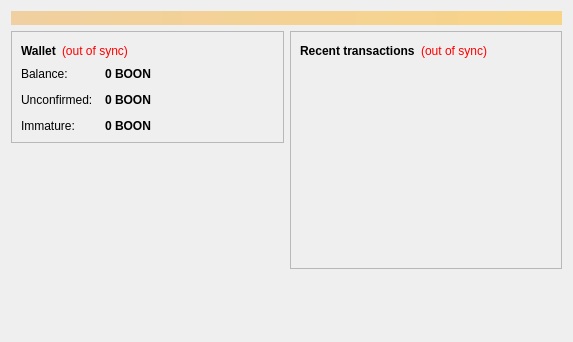
<?xml version="1.0" encoding="UTF-8"?>
<ui version="4.0">
 <class>OverviewPage</class>
 <widget class="QWidget" name="OverviewPage">
  <property name="geometry">
   <rect>
    <x>0</x>
    <y>0</y>
    <width>573</width>
    <height>342</height>
   </rect>
  </property>
  <property name="windowTitle">
   <string>Form</string>
  </property>
  <layout class="QVBoxLayout" name="topLayout">
   <item>
    <widget class="QLabel" name="labelAlerts">
     <property name="visible">
      <bool>false</bool>
     </property>
     <property name="styleSheet">
      <string notr="true">background-color: qlineargradient(x1: 0, y1: 0, x2: 1, y2: 0, stop:0 #F0D0A0, stop:1 #F8D488); color:#000000;</string>
     </property>
     <property name="wordWrap">
      <bool>true</bool>
     </property>
     <property name="margin">
      <number>3</number>
     </property>
    </widget>
   </item>
   <item>
    <layout class="QHBoxLayout" name="horizontalLayout" stretch="1,1">
     <item>
      <layout class="QVBoxLayout" name="verticalLayout_2">
       <item>
        <widget class="QFrame" name="frame">
         <property name="frameShape">
          <enum>QFrame::StyledPanel</enum>
         </property>
         <property name="frameShadow">
          <enum>QFrame::Raised</enum>
         </property>
         <layout class="QVBoxLayout" name="verticalLayout_4">
          <item>
           <layout class="QHBoxLayout" name="horizontalLayout_4">
            <item>
             <widget class="QLabel" name="label_5">
              <property name="font">
               <font>
                <weight>75</weight>
                <bold>true</bold>
               </font>
              </property>
              <property name="text">
               <string>Wallet</string>
              </property>
             </widget>
            </item>
            <item>
             <widget class="QLabel" name="labelWalletStatus">
              <property name="toolTip">
               <string>The displayed information may be out of date. Your wallet automatically synchronizes with the Boondollar network after a connection is established, but this process has not completed yet.</string>
              </property>
              <property name="styleSheet">
               <string notr="true">QLabel { color: red; }</string>
              </property>
              <property name="text">
               <string notr="true">(out of sync)</string>
              </property>
              <property name="alignment">
               <set>Qt::AlignLeading|Qt::AlignLeft|Qt::AlignVCenter</set>
              </property>
             </widget>
            </item>
            <item>
             <spacer name="horizontalSpacer_2">
              <property name="orientation">
               <enum>Qt::Horizontal</enum>
              </property>
              <property name="sizeHint" stdset="0">
               <size>
                <width>40</width>
                <height>20</height>
               </size>
              </property>
             </spacer>
            </item>
           </layout>
          </item>
          <item>
           <layout class="QFormLayout" name="formLayout_2">
            <property name="fieldGrowthPolicy">
             <enum>QFormLayout::AllNonFixedFieldsGrow</enum>
            </property>
            <property name="horizontalSpacing">
             <number>12</number>
            </property>
            <property name="verticalSpacing">
             <number>12</number>
            </property>
            <item row="0" column="0">
             <widget class="QLabel" name="label">
              <property name="text">
               <string>Balance:</string>
              </property>
             </widget>
            </item>
            <item row="0" column="1">
             <widget class="QLabel" name="labelBalance">
              <property name="font">
               <font>
                <weight>75</weight>
                <bold>true</bold>
               </font>
              </property>
              <property name="cursor">
               <cursorShape>IBeamCursor</cursorShape>
              </property>
              <property name="toolTip">
               <string>Your current balance</string>
              </property>
              <property name="text">
               <string notr="true">0 BOON</string>
              </property>
              <property name="textInteractionFlags">
               <set>Qt::LinksAccessibleByMouse|Qt::TextSelectableByKeyboard|Qt::TextSelectableByMouse</set>
              </property>
             </widget>
            </item>
            <item row="1" column="0">
             <widget class="QLabel" name="label_3">
              <property name="text">
               <string>Unconfirmed:</string>
              </property>
             </widget>
            </item>
            <item row="1" column="1">
             <widget class="QLabel" name="labelUnconfirmed">
              <property name="font">
               <font>
                <weight>75</weight>
                <bold>true</bold>
               </font>
              </property>
              <property name="cursor">
               <cursorShape>IBeamCursor</cursorShape>
              </property>
              <property name="toolTip">
               <string>Total of transactions that have yet to be confirmed, and do not yet count toward the current balance</string>
              </property>
              <property name="text">
               <string notr="true">0 BOON</string>
              </property>
              <property name="textInteractionFlags">
               <set>Qt::LinksAccessibleByMouse|Qt::TextSelectableByKeyboard|Qt::TextSelectableByMouse</set>
              </property>
             </widget>
            </item>
            <item row="2" column="0">
             <widget class="QLabel" name="labelImmatureText">
              <property name="text">
               <string>Immature:</string>
              </property>
             </widget>
            </item>
            <item row="2" column="1">
             <widget class="QLabel" name="labelImmature">
              <property name="font">
               <font>
                <weight>75</weight>
                <bold>true</bold>
               </font>
              </property>
              <property name="toolTip">
               <string>Mined balance that has not yet matured</string>
              </property>
              <property name="text">
               <string notr="true">0 BOON</string>
              </property>
              <property name="textInteractionFlags">
               <set>Qt::LinksAccessibleByMouse|Qt::TextSelectableByKeyboard|Qt::TextSelectableByMouse</set>
              </property>
             </widget>
            </item>
           </layout>
          </item>
         </layout>
        </widget>
       </item>
       <item>
        <spacer name="verticalSpacer">
         <property name="orientation">
          <enum>Qt::Vertical</enum>
         </property>
         <property name="sizeHint" stdset="0">
          <size>
           <width>20</width>
           <height>40</height>
          </size>
         </property>
        </spacer>
       </item>
      </layout>
     </item>
     <item>
      <layout class="QVBoxLayout" name="verticalLayout_3">
       <item>
        <widget class="QFrame" name="frame_2">
         <property name="frameShape">
          <enum>QFrame::StyledPanel</enum>
         </property>
         <property name="frameShadow">
          <enum>QFrame::Raised</enum>
         </property>
         <layout class="QVBoxLayout" name="verticalLayout">
          <item>
           <layout class="QHBoxLayout" name="horizontalLayout_2">
            <item>
             <widget class="QLabel" name="label_4">
              <property name="text">
               <string>&lt;b&gt;Recent transactions&lt;/b&gt;</string>
              </property>
             </widget>
            </item>
            <item>
             <widget class="QLabel" name="labelTransactionsStatus">
              <property name="toolTip">
               <string>The displayed information may be out of date. Your wallet automatically synchronizes with the Boondollar network after a connection is established, but this process has not completed yet.</string>
              </property>
              <property name="styleSheet">
               <string notr="true">QLabel { color: red; }</string>
              </property>
              <property name="text">
               <string notr="true">(out of sync)</string>
              </property>
              <property name="alignment">
               <set>Qt::AlignRight|Qt::AlignTrailing|Qt::AlignVCenter</set>
              </property>
             </widget>
            </item>
            <item>
             <spacer name="horizontalSpacer">
              <property name="orientation">
               <enum>Qt::Horizontal</enum>
              </property>
              <property name="sizeHint" stdset="0">
               <size>
                <width>40</width>
                <height>20</height>
               </size>
              </property>
             </spacer>
            </item>
           </layout>
          </item>
          <item>
           <widget class="QListView" name="listTransactions">
            <property name="styleSheet">
             <string notr="true">QListView { background: transparent; }</string>
            </property>
            <property name="frameShape">
             <enum>QFrame::NoFrame</enum>
            </property>
            <property name="verticalScrollBarPolicy">
             <enum>Qt::ScrollBarAlwaysOff</enum>
            </property>
            <property name="horizontalScrollBarPolicy">
             <enum>Qt::ScrollBarAlwaysOff</enum>
            </property>
            <property name="selectionMode">
             <enum>QAbstractItemView::NoSelection</enum>
            </property>
           </widget>
          </item>
         </layout>
        </widget>
       </item>
       <item>
        <spacer name="verticalSpacer_2">
         <property name="orientation">
          <enum>Qt::Vertical</enum>
         </property>
         <property name="sizeHint" stdset="0">
          <size>
           <width>20</width>
           <height>40</height>
          </size>
         </property>
        </spacer>
       </item>
      </layout>
     </item>
    </layout>
   </item>
  </layout>
 </widget>
 <resources/>
 <connections/>
</ui>
